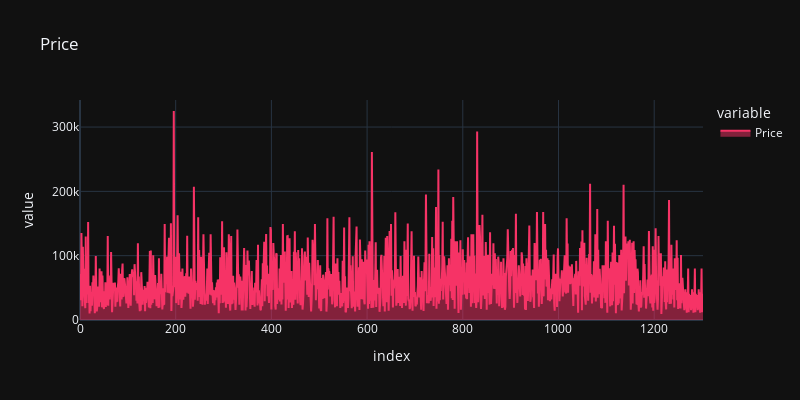

Notebook code for this chart:
### Code cell
px.area(df['Price'],title='Price',width=800,height=400,color_discrete_sequence=['#F63366'],template='plotly_dark')

### Figure 1 — Plotly figure (JSON) as saved in the notebook; plotly's stock layout.template omitted (floating-point values rounded to 4 significant figures; data arrays with more than 128 entries replaced by an {"elided": "..."} marker saying what was removed)
{"data": [{"fillpattern": {"shape": ""}, "hovertemplate": "variable=Price<br>index=%{x}<br>value=%{y}<extra></extra>", "legendgroup": "Price", "line": {"color": "#F63366"}, "marker": {"symbol": "circle"}, "mode": "lines", "name": "Price", "orientation": "v", "showlegend": true, "stackgroup": "1", "type": "scatter", "x": {"elided": "1303 int values"}, "xaxis": "x", "y": {"elided": "1303 float values"}, "yaxis": "y"}], "layout": {"height": 400, "legend": {"title": {"text": "variable"}, "tracegroupgap": 0}, "title": {"text": "Price"}, "width": 800, "xaxis": {"anchor": "y", "domain": [0, 1], "title": {"text": "index"}}, "yaxis": {"anchor": "x", "domain": [0, 1], "title": {"text": "value"}}}}
